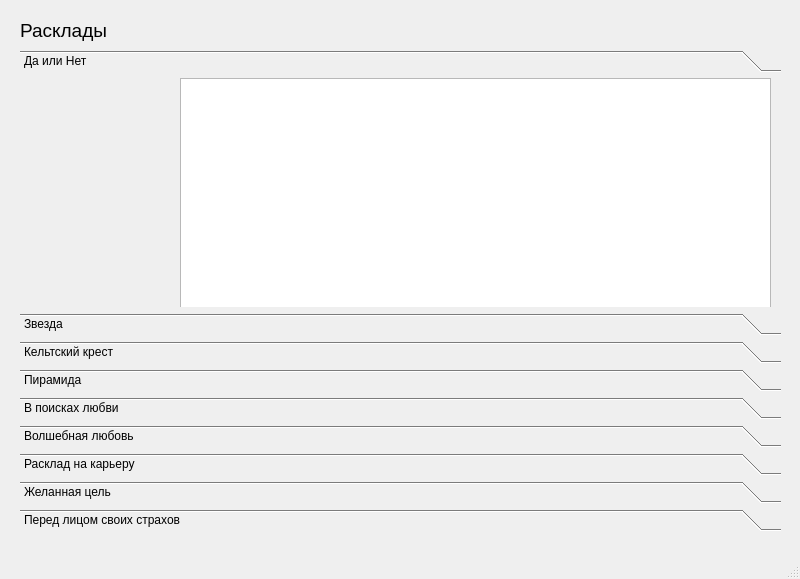
<?xml version="1.0" encoding="UTF-8"?>
<ui version="4.0">
 <class>MainWindow</class>
 <widget class="QMainWindow" name="MainWindow">
  <property name="geometry">
   <rect>
    <x>0</x>
    <y>0</y>
    <width>800</width>
    <height>579</height>
   </rect>
  </property>
  <property name="windowTitle">
   <string>MainWindow</string>
  </property>
  <widget class="QWidget" name="centralwidget">
   <widget class="QLabel" name="label">
    <property name="geometry">
     <rect>
      <x>20</x>
      <y>20</y>
      <width>111</width>
      <height>21</height>
     </rect>
    </property>
    <property name="font">
     <font>
      <pointsize>14</pointsize>
     </font>
    </property>
    <property name="text">
     <string>Расклады</string>
    </property>
   </widget>
   <widget class="QToolBox" name="toolBox">
    <property name="geometry">
     <rect>
      <x>20</x>
      <y>50</y>
      <width>761</width>
      <height>481</height>
     </rect>
    </property>
    <property name="currentIndex">
     <number>0</number>
    </property>
    <widget class="QWidget" name="page">
     <property name="geometry">
      <rect>
       <x>0</x>
       <y>0</y>
       <width>761</width>
       <height>238</height>
      </rect>
     </property>
     <attribute name="label">
      <string>Да или Нет</string>
     </attribute>
     <widget class="QLabel" name="image1">
      <property name="geometry">
       <rect>
        <x>10</x>
        <y>0</y>
        <width>131</width>
        <height>231</height>
       </rect>
      </property>
      <property name="text">
       <string/>
      </property>
     </widget>
     <widget class="QPlainTextEdit" name="text1">
      <property name="geometry">
       <rect>
        <x>160</x>
        <y>0</y>
        <width>591</width>
        <height>231</height>
       </rect>
      </property>
      <property name="font">
       <font>
        <pointsize>9</pointsize>
       </font>
      </property>
      <property name="readOnly">
       <bool>true</bool>
      </property>
     </widget>
    </widget>
    <widget class="QWidget" name="page_3">
     <property name="geometry">
      <rect>
       <x>0</x>
       <y>0</y>
       <width>761</width>
       <height>238</height>
      </rect>
     </property>
     <attribute name="label">
      <string>Звезда</string>
     </attribute>
     <widget class="QLabel" name="image2">
      <property name="geometry">
       <rect>
        <x>10</x>
        <y>0</y>
        <width>181</width>
        <height>231</height>
       </rect>
      </property>
      <property name="text">
       <string/>
      </property>
     </widget>
     <widget class="QPlainTextEdit" name="text2">
      <property name="geometry">
       <rect>
        <x>210</x>
        <y>0</y>
        <width>541</width>
        <height>231</height>
       </rect>
      </property>
      <property name="font">
       <font>
        <pointsize>9</pointsize>
       </font>
      </property>
      <property name="readOnly">
       <bool>true</bool>
      </property>
     </widget>
    </widget>
    <widget class="QWidget" name="page_2">
     <property name="geometry">
      <rect>
       <x>0</x>
       <y>0</y>
       <width>761</width>
       <height>238</height>
      </rect>
     </property>
     <attribute name="label">
      <string>Кельтский крест</string>
     </attribute>
     <widget class="QLabel" name="image3">
      <property name="geometry">
       <rect>
        <x>10</x>
        <y>0</y>
        <width>251</width>
        <height>231</height>
       </rect>
      </property>
      <property name="text">
       <string/>
      </property>
     </widget>
     <widget class="QPlainTextEdit" name="text3">
      <property name="geometry">
       <rect>
        <x>280</x>
        <y>0</y>
        <width>471</width>
        <height>231</height>
       </rect>
      </property>
      <property name="font">
       <font>
        <pointsize>9</pointsize>
       </font>
      </property>
      <property name="readOnly">
       <bool>true</bool>
      </property>
     </widget>
    </widget>
    <widget class="QWidget" name="page_4">
     <property name="geometry">
      <rect>
       <x>0</x>
       <y>0</y>
       <width>761</width>
       <height>238</height>
      </rect>
     </property>
     <attribute name="label">
      <string>Пирамида</string>
     </attribute>
     <widget class="QLabel" name="image4">
      <property name="geometry">
       <rect>
        <x>10</x>
        <y>0</y>
        <width>281</width>
        <height>231</height>
       </rect>
      </property>
      <property name="text">
       <string/>
      </property>
     </widget>
     <widget class="QPlainTextEdit" name="text4">
      <property name="geometry">
       <rect>
        <x>310</x>
        <y>0</y>
        <width>441</width>
        <height>231</height>
       </rect>
      </property>
      <property name="font">
       <font>
        <pointsize>9</pointsize>
       </font>
      </property>
      <property name="readOnly">
       <bool>true</bool>
      </property>
     </widget>
    </widget>
    <widget class="QWidget" name="page_5">
     <property name="geometry">
      <rect>
       <x>0</x>
       <y>0</y>
       <width>761</width>
       <height>238</height>
      </rect>
     </property>
     <attribute name="label">
      <string>В поисках любви</string>
     </attribute>
     <widget class="QLabel" name="image5">
      <property name="geometry">
       <rect>
        <x>10</x>
        <y>0</y>
        <width>91</width>
        <height>231</height>
       </rect>
      </property>
      <property name="text">
       <string/>
      </property>
     </widget>
     <widget class="QPlainTextEdit" name="text5">
      <property name="geometry">
       <rect>
        <x>120</x>
        <y>0</y>
        <width>631</width>
        <height>231</height>
       </rect>
      </property>
      <property name="font">
       <font>
        <pointsize>9</pointsize>
       </font>
      </property>
      <property name="readOnly">
       <bool>true</bool>
      </property>
     </widget>
    </widget>
    <widget class="QWidget" name="page_6">
     <property name="geometry">
      <rect>
       <x>0</x>
       <y>0</y>
       <width>761</width>
       <height>238</height>
      </rect>
     </property>
     <attribute name="label">
      <string>Волшебная любовь</string>
     </attribute>
     <widget class="QLabel" name="image6">
      <property name="geometry">
       <rect>
        <x>10</x>
        <y>0</y>
        <width>181</width>
        <height>231</height>
       </rect>
      </property>
      <property name="text">
       <string/>
      </property>
     </widget>
     <widget class="QPlainTextEdit" name="text6">
      <property name="geometry">
       <rect>
        <x>210</x>
        <y>0</y>
        <width>541</width>
        <height>231</height>
       </rect>
      </property>
      <property name="font">
       <font>
        <pointsize>9</pointsize>
       </font>
      </property>
      <property name="readOnly">
       <bool>true</bool>
      </property>
     </widget>
    </widget>
    <widget class="QWidget" name="page_7">
     <property name="geometry">
      <rect>
       <x>0</x>
       <y>0</y>
       <width>761</width>
       <height>238</height>
      </rect>
     </property>
     <attribute name="label">
      <string>Расклад на карьеру</string>
     </attribute>
     <widget class="QLabel" name="image7">
      <property name="geometry">
       <rect>
        <x>10</x>
        <y>0</y>
        <width>241</width>
        <height>231</height>
       </rect>
      </property>
      <property name="text">
       <string/>
      </property>
     </widget>
     <widget class="QPlainTextEdit" name="text7">
      <property name="geometry">
       <rect>
        <x>270</x>
        <y>0</y>
        <width>481</width>
        <height>231</height>
       </rect>
      </property>
      <property name="font">
       <font>
        <pointsize>9</pointsize>
       </font>
      </property>
      <property name="readOnly">
       <bool>true</bool>
      </property>
     </widget>
    </widget>
    <widget class="QWidget" name="page_8">
     <property name="geometry">
      <rect>
       <x>0</x>
       <y>0</y>
       <width>761</width>
       <height>238</height>
      </rect>
     </property>
     <attribute name="label">
      <string>Желанная цель</string>
     </attribute>
     <widget class="QLabel" name="image8">
      <property name="geometry">
       <rect>
        <x>10</x>
        <y>0</y>
        <width>111</width>
        <height>231</height>
       </rect>
      </property>
      <property name="text">
       <string/>
      </property>
     </widget>
     <widget class="QPlainTextEdit" name="text8">
      <property name="geometry">
       <rect>
        <x>140</x>
        <y>0</y>
        <width>611</width>
        <height>231</height>
       </rect>
      </property>
      <property name="font">
       <font>
        <pointsize>9</pointsize>
       </font>
      </property>
      <property name="readOnly">
       <bool>true</bool>
      </property>
     </widget>
    </widget>
    <widget class="QWidget" name="page_9">
     <property name="geometry">
      <rect>
       <x>0</x>
       <y>0</y>
       <width>761</width>
       <height>238</height>
      </rect>
     </property>
     <attribute name="label">
      <string>Перед лицом своих страхов</string>
     </attribute>
     <widget class="QLabel" name="image9">
      <property name="geometry">
       <rect>
        <x>10</x>
        <y>0</y>
        <width>191</width>
        <height>231</height>
       </rect>
      </property>
      <property name="text">
       <string/>
      </property>
     </widget>
     <widget class="QPlainTextEdit" name="text9">
      <property name="geometry">
       <rect>
        <x>220</x>
        <y>0</y>
        <width>531</width>
        <height>231</height>
       </rect>
      </property>
      <property name="font">
       <font>
        <pointsize>9</pointsize>
       </font>
      </property>
      <property name="readOnly">
       <bool>true</bool>
      </property>
     </widget>
    </widget>
   </widget>
  </widget>
  <widget class="QMenuBar" name="menubar">
   <property name="geometry">
    <rect>
     <x>0</x>
     <y>0</y>
     <width>800</width>
     <height>21</height>
    </rect>
   </property>
  </widget>
  <widget class="QStatusBar" name="statusbar"/>
 </widget>
 <resources/>
 <connections/>
</ui>
